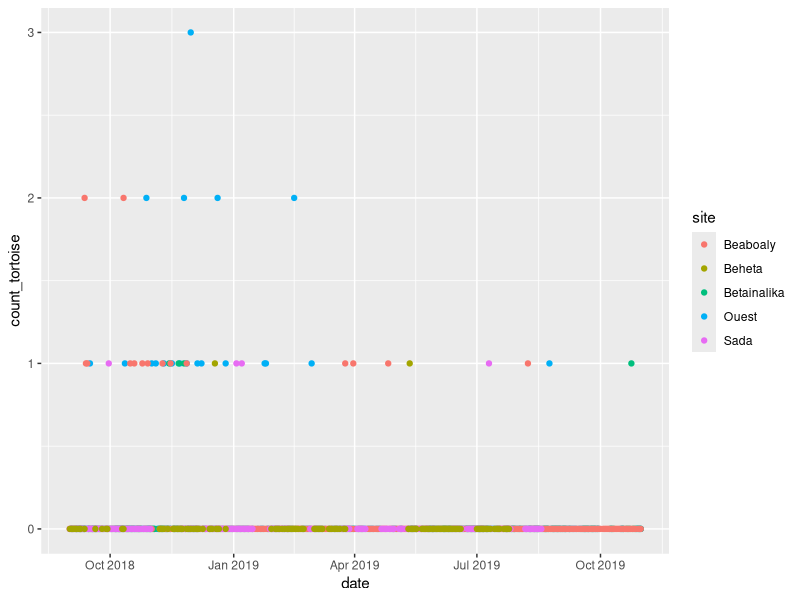
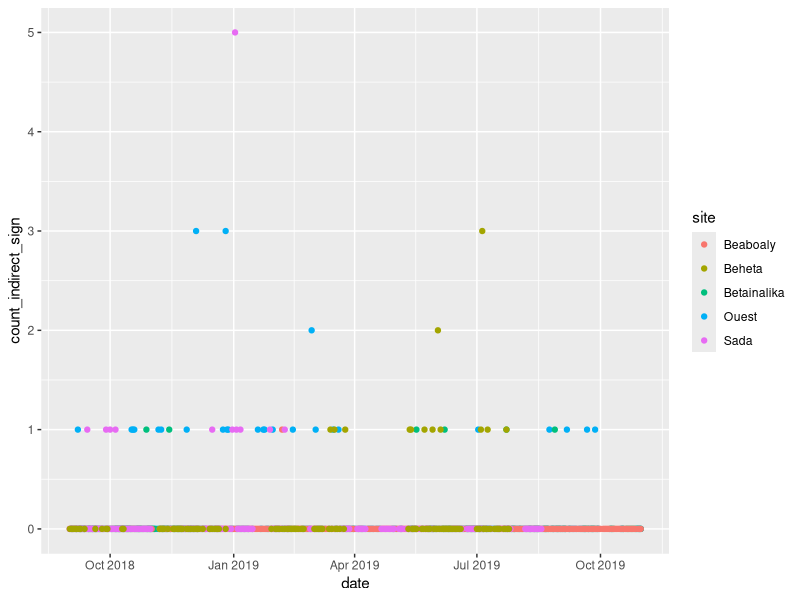
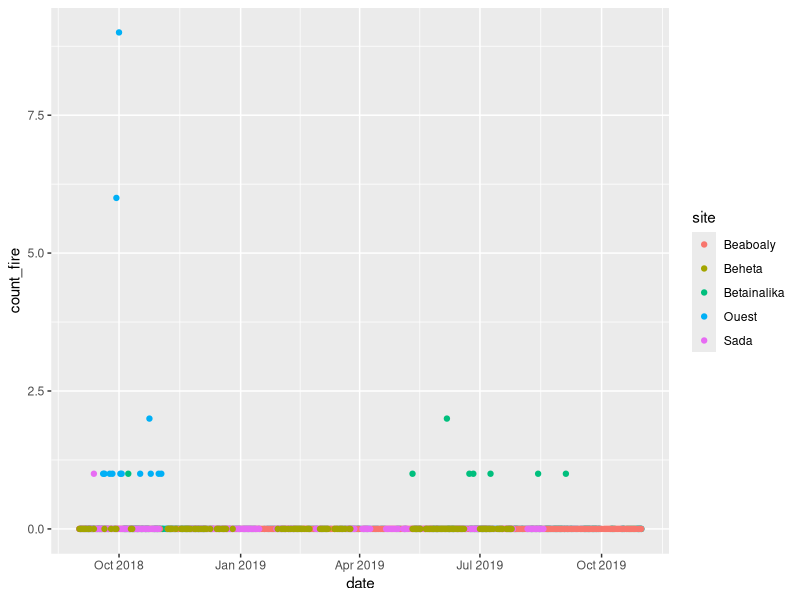
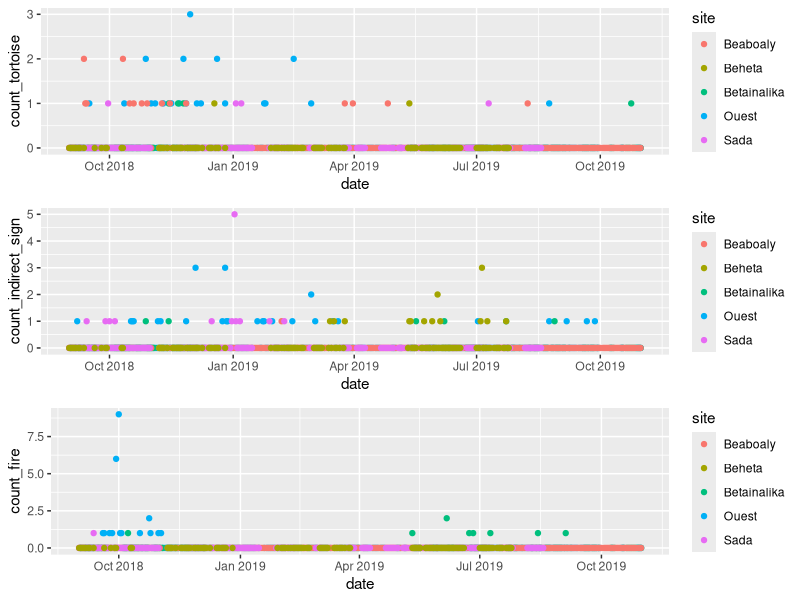
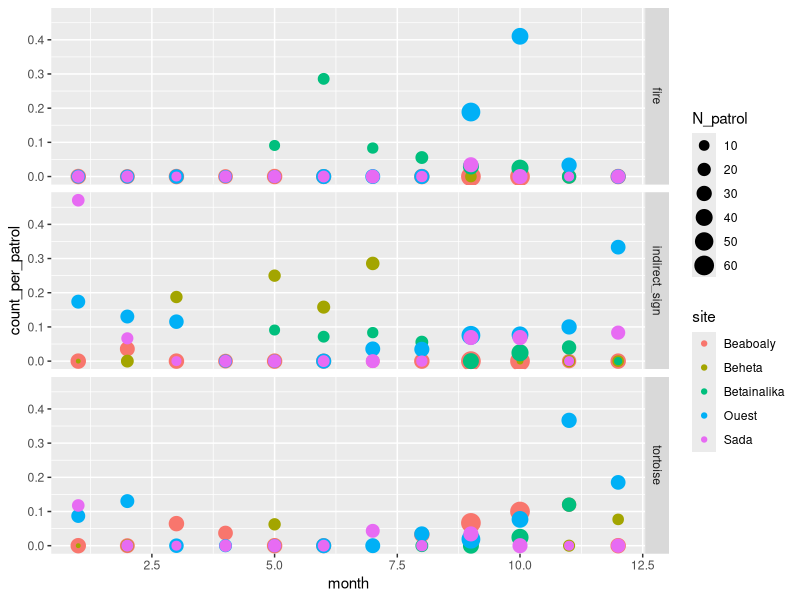
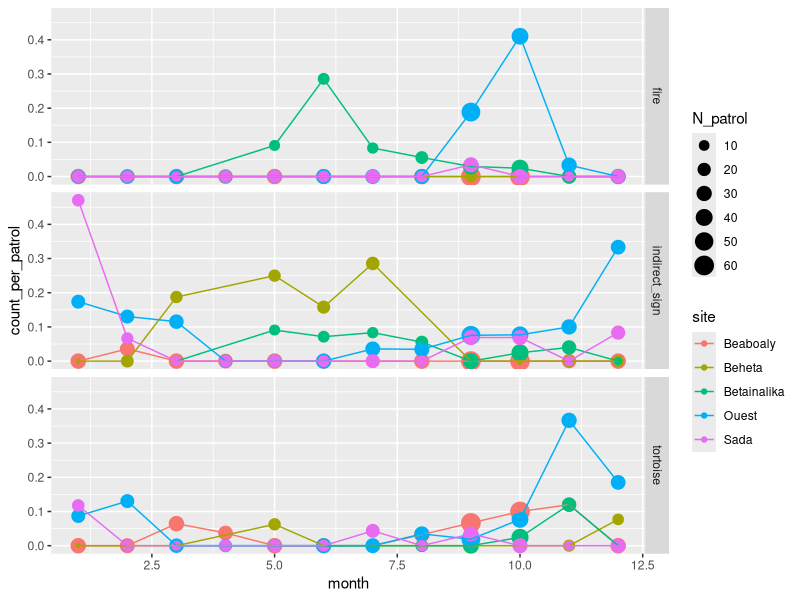
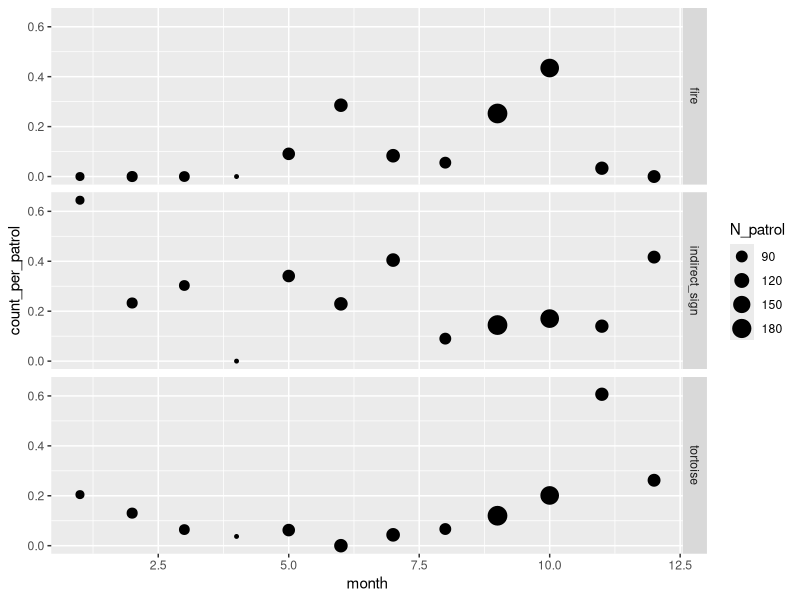
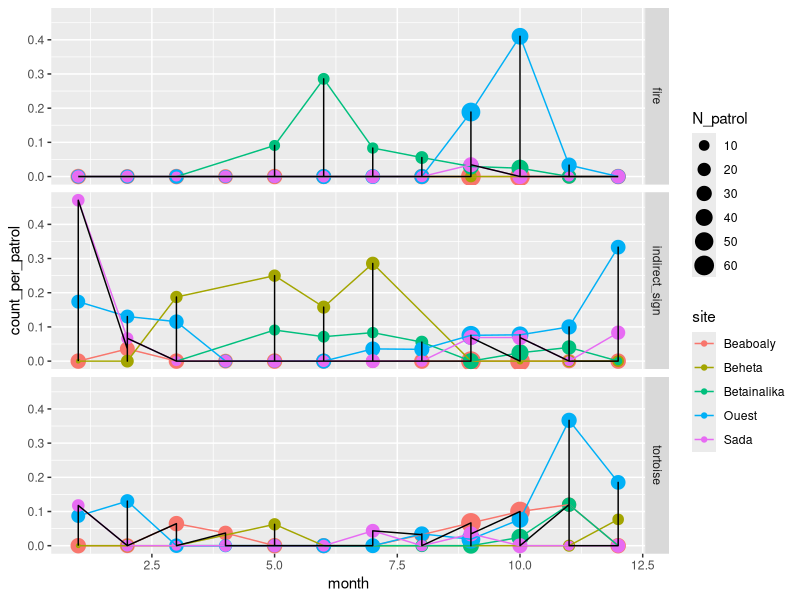

R code for these plots, in order:
#remove any background in your environment
rm(list=ls())

#load a few helpful packages
library(ggplot2)
library(cowplot)
library(plyr)
library(dplyr)
library(lubridate)

#check wd is this folder
getwd()

#load data
dat <- read.csv(file = "E2M2_angonoka_pressure_fire_05 01 2020.csv", header = T, stringsAsFactors = F)
#look at data
head(dat)

#rename columns
names(dat) <- c("site", "date", "number_patrollers", "count_tortoise", "count_indirect_sign", "count_fire")

#look again
head(dat)

#rename sites with spaces
unique(dat$site)
dat$site[dat$site=="Bloc de l'ouest"] <- "Ouest"

#replace NAs with 0
dat$count_tortoise[is.na(dat$count_tortoise)] = 0
dat$count_indirect_sign[is.na(dat$count_indirect_sign)] = 0
dat$count_fire[is.na(dat$count_fire)] = 0

#reformat date to default in R
dat$date = as.Date(dat$date, format = "%d/%m/%Y")

#and look at data
#tortoise
p1 <- ggplot(data=dat) + geom_point(aes(x=date, y=count_tortoise, color=site))
print(p1)
#most observations appear to be 1 or 2 tortoises

#indirect sign
p2 <- ggplot(data=dat) + geom_point(aes(x=date, y=count_indirect_sign, color=site))
print(p2)

#fire
p3 <- ggplot(data=dat) + geom_point(aes(x=date, y=count_fire, color=site))
print(p3)

#plot together
cowplot::plot_grid(p1,p2,p3, nrow=3)
#not particularly informative

#calculate the mean number of tortoises/indirect sign/fire/ per patrol per month per site
#first, add a month column
dat$month = month(dat$date)
head(dat)
sum.dat <- ddply(dat, .(site, month), summarize, mean_tortoise =mean(count_tortoise), mean_sign = mean(count_indirect_sign), mean_fire=mean(count_fire), N_patrol = length(unique(date)))
head(sum.dat)

#make your data so that you can facet by count
tort.dat <- dplyr::select(sum.dat, -(mean_sign), -(mean_fire))
tort.dat$type = "tortoise"

sign.dat <- dplyr::select(sum.dat, -(mean_tortoise), -(mean_fire))
sign.dat$type = "indirect_sign"

fire.dat <- dplyr::select(sum.dat, -(mean_tortoise), -(mean_sign))
fire.dat$type = "fire"

#synchronize names
names(tort.dat) <- names(sign.dat) <- names(fire.dat) <- c("site", "month", "count_per_patrol", "N_patrol", "type")

#and bind
sum.dat.long <- rbind(tort.dat, sign.dat, fire.dat)

head(sum.dat.long)

#and redo the same plots as above - but faceted
# also make the point size correspond to the sample size (number of patrols)
p4 <- ggplot(data=sum.dat.long) + geom_point(aes(x=month, y=count_per_patrol, color=site, size = N_patrol)) + facet_grid(type~.)
print(p4)
#add lines
p5 <- p4 + geom_line(aes(x=month, y=count_per_patrol, color=site))
print(p5)

#try aggregrating across all sites
tot.sum <- ddply(sum.dat.long, .(month, type), summarize, count_per_patrol = sum(count_per_patrol), N_patrol=sum(N_patrol))
head(tot.sum)

#and plot
p6 <- ggplot(data=tot.sum) + geom_point(aes(x=month, y=count_per_patrol, size = N_patrol)) + facet_grid(type~.)
print(p6)

#add a line
p7 <- p5 + geom_line(aes(x=month, y=count_per_patrol))
print(p7)
#much easier to visualize! probably best to use the aggregated data
#edit the axes
p8 <- p7 + ylab("count per patrol") + 
      scale_x_discrete(limits=c(1,2,3,4,5,6,7,8,9,10,11,12), labels = c("Jan", "Feb", "Mar", "Apr", "May", "Jun", "Jul", "Aug", "Sept", "Oct", "Nov", "Dec")) +
      theme_bw() + theme(panel.grid = element_blank(), axis.title.x = element_blank())
print(p8)

#save this plot - will save autmoatically to your working directory
ggsave(file = "Liantsoa_cumulative_plot.pdf",
       units="mm",  
       width=40, 
       height=50, 
       scale=3, 
       dpi=300)

